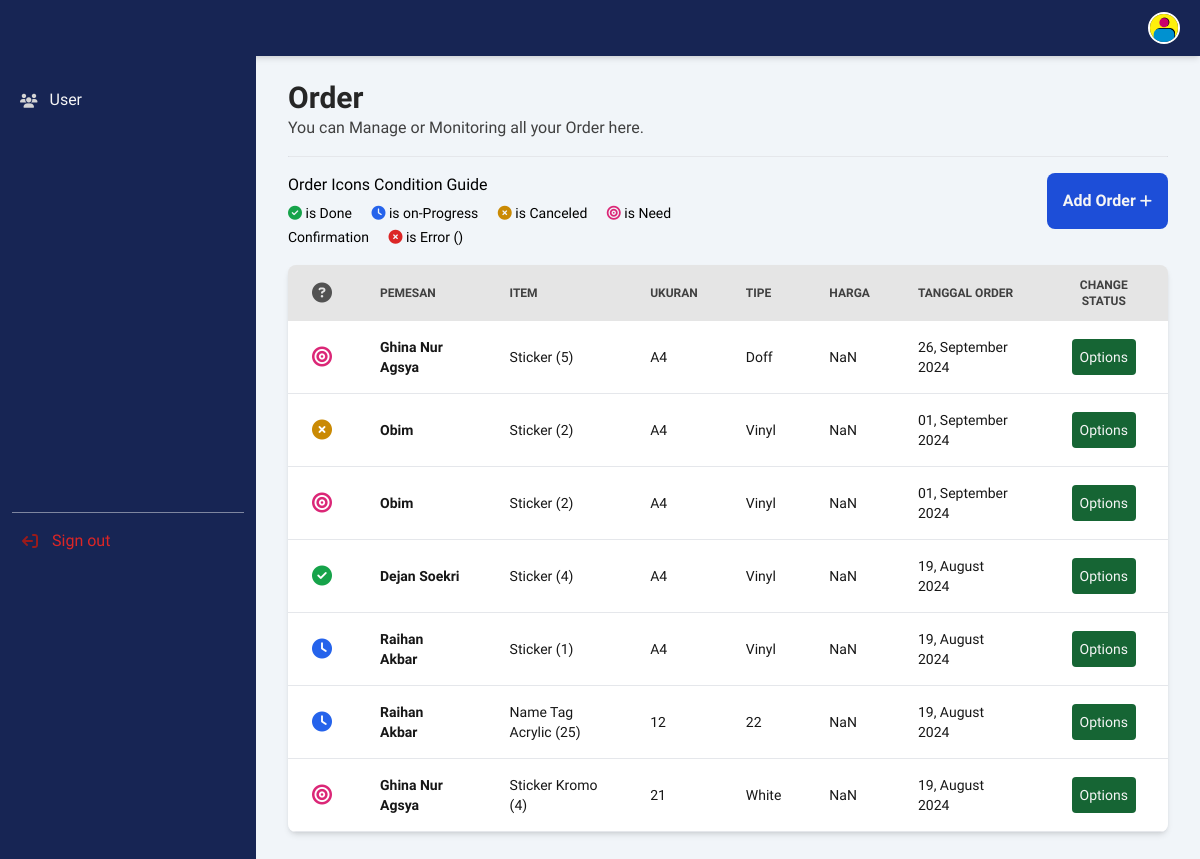
Page /order.php (signed in) on the committed database.
### tables this page shows
CREATE TABLE `menu` (
  `menu_id` int(11) NOT NULL,
  `menu_title` varchar(20) NOT NULL,
  `menu_url` varchar(100) NOT NULL,
  `menu_icon` varchar(255) NOT NULL,
  `menu_access` varchar(100) NOT NULL
);

CREATE TABLE `book` (
  `book_id` int(11) NOT NULL,
  `book_by` varchar(255) NOT NULL,
  `product_name` varchar(255) NOT NULL,
  `size` varchar(255) NOT NULL,
  `type` varchar(255) NOT NULL,
  `total` int(11) NOT NULL,
  `qty` int(11) NOT NULL,
  `status` int(11) NOT NULL,
  `book_date` date NOT NULL
);

### order.php (the view, shortened to what this page needs)
<?php
include_once 'conn.php';
?>
<!DOCTYPE html>
<html lang="en">
<head>
   <script src="https://cdn.tailwindcss.com"></script>
   <link href="https://cdnjs.cloudflare.com/ajax/libs/flowbite/2.3.0/flowbite.min.css" rel="stylesheet" />
   <link href="assets/css/custom.css" rel="stylesheet">
   <link rel="stylesheet" href="https://cdnjs.cloudflare.com/ajax/libs/font-awesome/6.5.2/css/all.min.css" />
</head>
<body class="bg-slate-100">
   <?php include '_navside.php' ?>
   <div class="p-4 sm:ml-64">
      <div class="p-4 mt-12">
         <div class="w-full">
            <h2 class="text-neutral-800 font-bold text-3xl">
               Order
            </h2>
            <p class="text-neutral-700 font-medium">You can Manage or Monitoring all your Order here.</p>
            <hr class="w-full bg-blue-950 rounded mt-4">
            <div class="columns-1 lg:columns-2">
               <div class="w-full pt-4 text-left">
                  <p class="font-medium text-md pb-1">Order Icons Condition Guide</p>
                  <span class="pr-4 font-medium text-sm">
                     <i class="fa fa-check-circle text-green-600 "></i>
                     is Done
                  </span>
                  <span class="pr-4 font-medium text-sm">
                     <i class="fa fa-clock animate-spin text-blue-600 "></i>
                     is on-Progress
                  </span>
                  <span class="pr-4 font-medium text-sm">
                     <i class="fa fa-times-circle text-yellow-600 "></i>
                     is Canceled
                  </span>
                  <span class="pr-4 font-medium text-sm">
                     <i class="fa fa-bullseye animate-pulse text-pink-600 "></i>
                     is Need Confirmation
                  </span>
                  <span class="pr-4 font-medium text-sm">
                     <i class="fa fa-times-circle text-red-600 "></i>
                     is Error ()
                  </span>
               </div>
               <div class="w-full pt-4 text-right">
                  <button class="w-full p-4 bg-blue-700 text-neutral-100 rounded-lg font-semibold text-md lg:w-fit" data-modal-target="add-order-modal" data-modal-toggle="add-order-modal">
                     Add Order
                     <i class="fa fa-plus text-sm"></i>
                  </button>
               </div>
            </div>
         </div>
         <div class="w-full pt-4">
            <div class="relative overflow-x-auto shadow-md sm:rounded-lg">
               <table class="w-full text-sm text-left rtl:text-right text-neutral-500">
                  <thead class="text-xs text-neutral-700 uppercase bg-neutral-200">
                     <tr>
                        <th scope="col" class="px-6 py-3">
                           <i class="fa fa-question-circle text-xl text-neutral-600"></i>
                        </th>
                        <th scope="col" class="px-6 py-3">
                           Pemesan
                        </th>
                        <th scope="col" class="px-6 py-3">
                           Item
                        </th>
                        <th scope="col" class="px-6 py-3">
                           Ukuran
                        </th>
                        <th scope="col" class="px-6 py-3">
                           Tipe
                        </th>
                        <th scope="col" class="px-6 py-3">
                           Harga
                        </th>
                        <th scope="col" class="px-6 py-3">
                           Tanggal Order
                        </th>
                        <th scope="col" class="px-6 py-3 text-center">
                           Change Status
                        </th>
                     </tr>
                  </thead>
                  <tbody>
                     <?php
                     include_once 'conn.php';
                     $query = mysqli_query($con, "SELECT * FROM book ORDER BY book_id DESC LIMIT 50");
                     while ($book = mysqli_fetch_array($query)) {
                        $status = $book['status'];
                        if ($status == '1') {
                           $book_color = 'text-green-600';
                           $book_icon = 'fa fa-check-circle';
                        } else if ($status == '2') {
                           $book_color = 'text-blue-600';
                           $book_icon = 'fa fa-clock animate-spin';
                        } else if ($status == '3') {
                           $book_color = 'text-yellow-600';
                           $book_icon = 'fa fa-times-circle';
                        } else if ($status == '4') {
                           $book_color = 'text-pink-600';
                           $book_icon = 'fa fa-bullseye animate-pulse';
                        } else {
                           $book_status = 'Error';
                           $book_Tooltip = 'Something Missing!';
                           $book_color = 'text-red-600';
                           $book_icon = 'fa fa-exclamation-circle';
                        }
                     ?>
                        <tr class="bg-white border-b hover:bg-neutral-50 text-neutral-900">
                           <th scope="row" class="px-6 py-4 font-medium text-neutral-900 whitespace-nowrap">
                              <i class="<?= $book_icon; ?> text-xl <?= $book_color; ?>"></i>
                           </th>
                           <th scope="row" class="px-6 py-4">
                              <?= $book['book_by'] ?>
                           </th>
                           <td class="px-6 py-4 font-medium text-md">
                              <?= $book['product_name'] ?> (<?= $book['qty'] ?>)
                           </td>
                           <td class="px-6 py-4 font-medium text-md">
                              <?= $book['size'] ?>
                           </td>
                           <td class="px-6 py-4 font-medium text-md">
                              <?= $book['type'] ?>
                           </td>
                           <td class="px-6 py-4 font-medium text-md rp">
                           </td>
                           <td class="px-6 py-4 font-medium text-md">
                              <?php
                              $org_date = $book['book_date'];
                              $new_date = date("d, F Y", strtotime($org_date));
                              $book_id = $book['book_id'];
                              ?>
                              <?= $new_date; ?>
                           </td>
                           <td class="px-6 py-4 font-medium text-md text-center">
                              <button data-modal-target="con-modal-<?=$book_id;?>" data-modal-toggle="con-modal-<?=$book_id;?>" class="p-2 bg-green-800 text-neutral-100 rounded hover:bg-green-900">Options</button>
                           </td>
                        </tr>
                     <?php } ?>
                  </tbody>
               </table>
            </div>
         </div>
      </div>
   </div>
</body>
</html>

### _navside.php (shortened to what this page needs)
<nav class="fixed top-0 z-30 w-full bg-blue-950 shadow-md">
  <div class="px-3 py-3 lg:px-5 lg:pl-3">
    <div class="flex items-center justify-between">
      <div class="flex items-center justify-start rtl:justify-end">
        <a href="dashboard.php" class="flex ms-2 md:me-24">
          <p class="text-neutral-100 font-regular invisible md:visible">PRINT<span class="font-bold">MAX</span></p>
        </a>
      </div>
      <div class="flex items-center">
        <div class="flex items-center ms-3">
          <div>
            <button type="button" class="flex text-sm bg-gray-800 rounded-full focus:ring-4 focus:ring-gray-300" aria-expanded="false" data-dropdown-toggle="dropdown-user">
              <img class="w-8 h-8 rounded-full border-white border-2" src="assets/img/system/avatar.png" alt="user photo">
            </button>
          </div>
        </div>
      </div>
    </div>
  </div>
</nav>
<aside id="logo-sidebar" class="fixed top-0 left-0 z-40 w-64 h-screen pt-20 transition-transform -translate-x-full bg-blue-950 sm:translate-x-0" aria-label="Sidebar">
  <div class="h-full px-3 pb-4 overflow-y-auto bg-blue-950">
    <ul class="space-y-2 font-regular">
      <?php
      include_once 'conn.php';
      $role_id = $_SESSION['role_id'];
      $query = mysqli_query($con, "SELECT * FROM menu WHERE menu_access LIKE '%$role_id%'");
      while ($menus = mysqli_fetch_array($query)) {
      ?>
        <li class="hover:bg-neutral-950 rounded-lg hover:opacity-50">
          <a href="<?= $menus['menu_url']; ?>" class="flex items-center p-2 text-neutral-100 rounded-lg font-medium">
            <i class="fa <?= $menus['menu_icon']; ?> fa-sm fa-fw text-neutral-300"></i>
            <span class="ms-3 ml-2"><?= $menus['menu_title']; ?></span>
          </a>
        </li>
      <?php } ?>
      <li class="pt-96">
        <hr class="opacity-50">
      </li>
      <li class="hover:bg-neutral-950 rounded-lg hover:opacity-50">
        <a href="signout.php" class="flex items-center p-2 text-red-600 rounded-lg">
          <i class="fa fa-sign-out fa-rotate-180 fa-md fa-fw text-red-800"></i>
          <span class="ms-3 ml-2">Sign out</span>
        </a>
      </li>
    </ul>
  </div>
</aside>

### assets/css/custom.css (style rules this page uses)
body { font-family: "Quicksand", sans-serif; font-optical-sizing: auto; }

### rows in the picture
menu: menu_title "User"
book: status 4 (drawn), book_by "Ghina Nur Agsya", product_name "Sticker", qty "5", size "A4", type "Doff", book_date "26, September 2024"
book: status 3 (drawn), book_by "Obim", product_name "Sticker", qty "2", size "A4", type "Vinyl", book_date "01, September 2024"
book: status 4 (drawn), book_by "Obim", product_name "Sticker", qty "2", size "A4", type "Vinyl", book_date "01, September 2024"
book: status 1 (drawn), book_by "Dejan Soekri", product_name "Sticker", qty "4", size "A4", type "Vinyl", book_date "19, August 2024"
book: status 2 (drawn), book_by "Raihan Akbar", product_name "Sticker", qty "1", size "A4", type "Vinyl", book_date "19, August 2024"
book: status 2 (drawn), book_by "Raihan Akbar", product_name "Name Tag Acrylic", qty "25", size "12", type "22", book_date "19, August 2024"
book: status 4 (drawn), book_by "Ghina Nur Agsya", product_name "Sticker Kromo", qty "4", size "21", type "White", book_date "19, August 2024"
